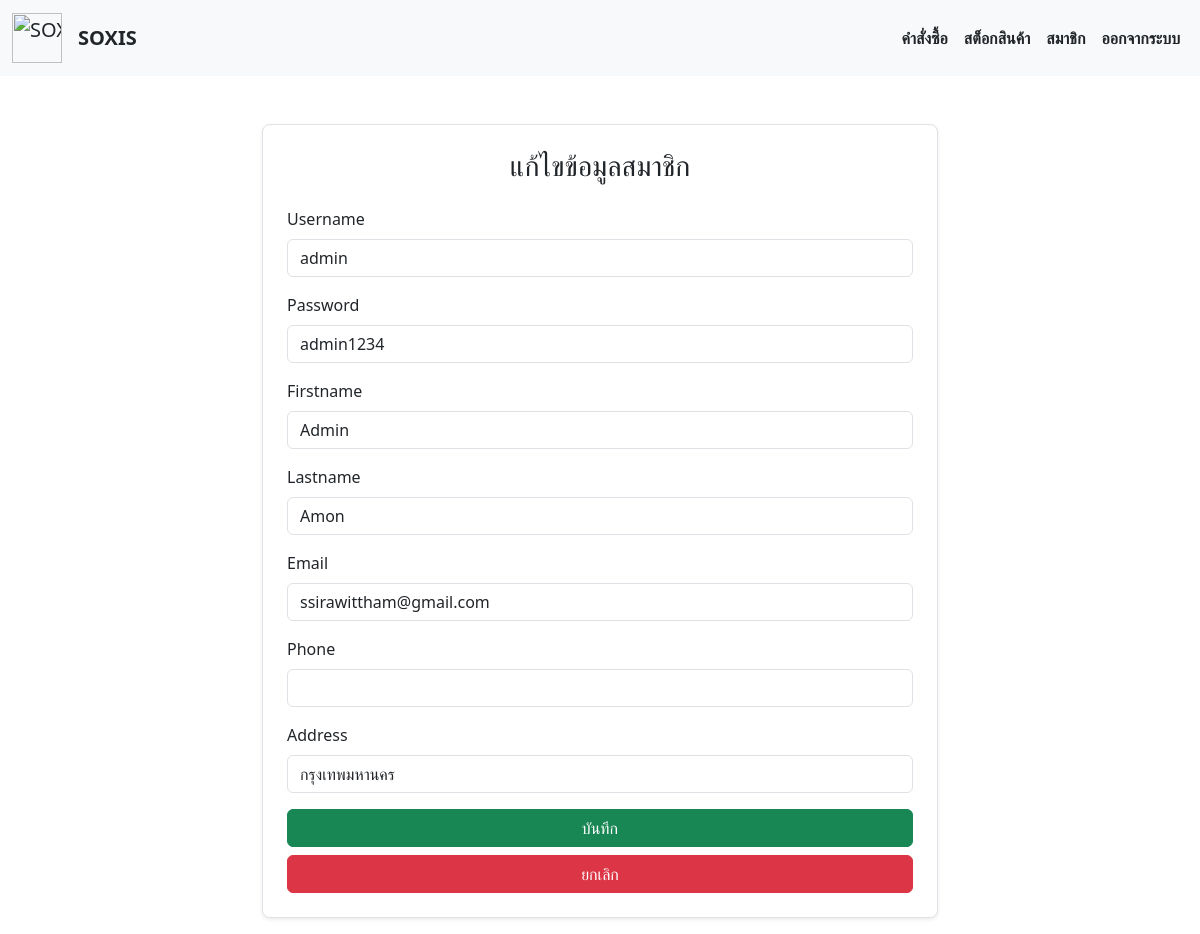
The page /sirawit/frm_edit.php?user_id=1 on the database its author committed.
### tables this page shows
CREATE TABLE `tb_users` (
  `user_id` int(11) NOT NULL,
  `username` varchar(255) NOT NULL,
  `password` varchar(255) NOT NULL,
  `email` varchar(255) NOT NULL,
  `phone` varchar(20) DEFAULT NULL,
  `address` text DEFAULT NULL,
  `firstname` varchar(255) NOT NULL,
  `lastname` varchar(255) NOT NULL,
  `gender` enum('male','female','other') DEFAULT 'other',
  `role` enum('admin','user') DEFAULT 'user',
  `created_at` timestamp NULL DEFAULT current_timestamp(),
  `updated_at` timestamp NULL DEFAULT current_timestamp() ON UPDATE current_timestamp()
);

### sirawit/frm_edit.php (the view, shortened to what this page needs)
<?php
include "connect.php";
include "navbar_admin.php";
$ID = isset($_GET['user_id']) ? $_GET['user_id'] : '';
$sql = "SELECT * FROM tb_users WHERE user_id = '$ID'";
if (!$conn) {
    die("Connection Failed: " . mysqli_connect_error());
} else {
    $result = mysqli_query($conn, $sql);
    if ($result && mysqli_num_rows($result) > 0) {
        $row = mysqli_fetch_array($result);
    } else {
        echo "ไม่พบข้อมูลผู้ใช้";
        exit();
    }
}
?>
<!DOCTYPE html>
<html lang="en">
<head>
    <link rel="stylesheet" href="https://cdn.jsdelivr.net/npm/bootstrap@5.3.0/dist/css/bootstrap.min.css">
</head>
<body>
    <div class="container mt-5" style="max-width: 700px;">
        <form method="post" action="edit.php" class="p-4 border rounded-3 shadow-sm bg-white">
            <h3 class="text-center mb-4">แก้ไขข้อมูลสมาชิก</h3>
            <div class="mb-3">
                <label for="Username" class="form-label">Username</label>
                <input type="text" id="Username" name="Username" class="form-control" value="<?php echo $row['username']; ?>" required>
            </div>
            <div class="mb-3">
                <label for="Password" class="form-label">Password</label>
                <input type="text" id="Password" name="Password" class="form-control" value="<?php echo $row['password']; ?>" required>
            </div>
            <div class="mb-3">
                <label for="Firstname" class="form-label">Firstname</label>
                <input type="text" id="Firstname" name="Firstname" class="form-control" value="<?php echo $row['firstname']; ?>" required>
            </div>
            <div class="mb-3">
                <label for="Lastname" class="form-label">Lastname</label>
                <input type="text" id="Lastname" name="Lastname" class="form-control" value="<?php echo $row['lastname']; ?>" required>
            </div>
            <div class="mb-3">
                <label for="Email" class="form-label">Email</label>
                <input type="email" id="Email" name="Email" class="form-control" value="<?php echo $row['email']; ?>" required>
            </div>
            <div class="mb-3">
                <label for="Phone" class="form-label">Phone</label>
                <input type="text" id="Phone" name="Phone" class="form-control" value="<?php echo $row['phone']; ?>" required>
            </div>
            <div class="mb-3">
                <label for="Address" class="form-label">Address</label>
                <input type="text" id="Address" name="Address" class="form-control" value="<?php echo $row['address']; ?>" required>
            </div>
            <div class="d-grid gap-2">
                <button type="submit" class="btn btn-success">บันทึก</button>
                <a href="admin_page.php" class="btn btn-danger text-white text-center">ยกเลิก</a>
            </div>
        </form>
    </div>
</body>
</html>

### rows shown on the page
tb_users: Username "admin", Password "admin1234", Firstname "Admin", Lastname "Amon", Email "ssirawittham@gmail.com", Address "กรุงเทพมหานคร"
